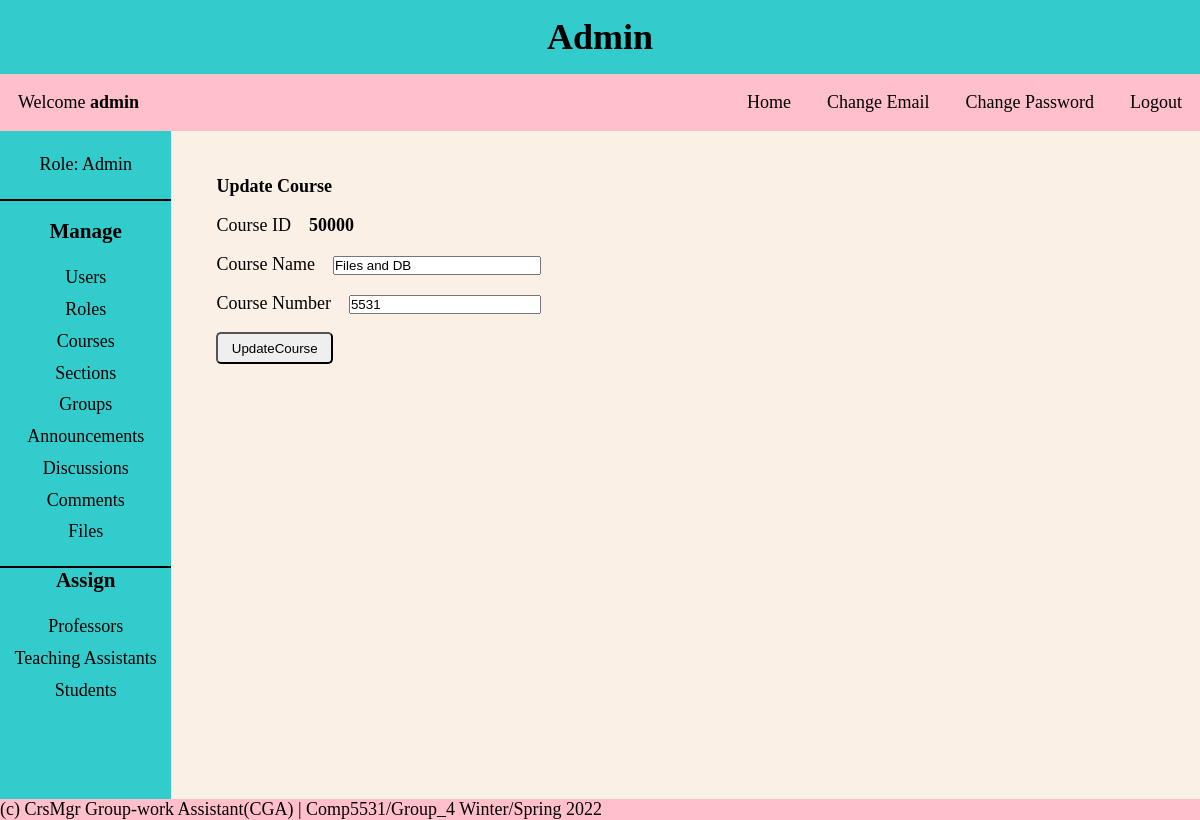
The app's page /CGA/project_new/pages/admin.php?page=courses_update&id=50000 (signed in) with its own data.
### tables this page shows
CREATE TABLE Course
(
  course_id INT NOT NULL AUTO_INCREMENT,
  course_name VARCHAR(30) NOT NULL,
  course_number INT NOT NULL UNIQUE,
  PRIMARY KEY (course_id),
  UNIQUE (course_name),
  UNIQUE (course_number)
);

### CGA/project_new/CRUD/courses_update.php (the view, shortened to what this page needs)
<?php
$course_id = $course_name = $course_number = "";
$id = $_GET['id'];
$query = "SELECT * FROM course WHERE course_id='$id'";
$results = mysqli_query($conn, $query);
while ($row = mysqli_fetch_assoc($results)) {
    $course_id = $row['course_id'];
    $course_name = $row['course_name'];
    $course_number = $row['course_number'];
}
?>
<div class="form-container">
    <form class="form-body" action="" method="post">
        <div class="form-input">
            <p><b>Update Course</b></p>
            <label>Course ID</label>
            <span><b><?= $course_id ?></b></span>
        </div>
        <div class="form-input">
            <label>Course Name</label>
            <span><input type="text" name="course_name" value='<?= $course_name ?>'></span>
        </div>
        <div class="form-input">
            <label>Course Number</label>
            <span><input type="number" name="course_number" value='<?= $course_number ?>'> </span>
        </div>
        <div class="form-submit">
            <input type="submit" name="update_course" value="UpdateCourse">
        </div>
    </form>
</div>

### CGA/project_new/styles/style.css (style rules this page uses)
* { margin: 0; padding: 0; box-sizing: border-box; }
body { background-color: #faf0e6; font-family: 'Times New Roman', Times, serif; font-size: large; }
.col-right p { padding: 1em 0; }
.form-container { display: block; margin: 0 auto; align-items: center; }
.form-body { text-align: center; padding: 2em; }
form div { padding: 0.5em; }
.form-input label { float: left; }
.form-input input, select { width: 100%; }
.form-input span { display: block; overflow: hidden; padding: 0 1em; }
.form-submit input { padding: 0.5em 1em; border-radius: 5px; }
section .form-container { margin: 0 0; }
section .form-body { text-align: left; padding: 0 1em; }
@media only screen and (min-width: 480px) { .form-container { max-width: 70%; } }
@media only screen and (min-width: 768px) { .form-container { max-width: 60%; } }
@media only screen and (min-width: 1024px) { .form-container { max-width: 50%; } }
@media only screen and (min-width: 1200px) { .form-container { max-width: 40%; } }

### records on screen
course: course_id "50000", course_name "Files and DB", course_number "5531"

### other values on screen
$role_name "Admin"
$username "admin"
$_SESSION['role_name'] "Admin"
